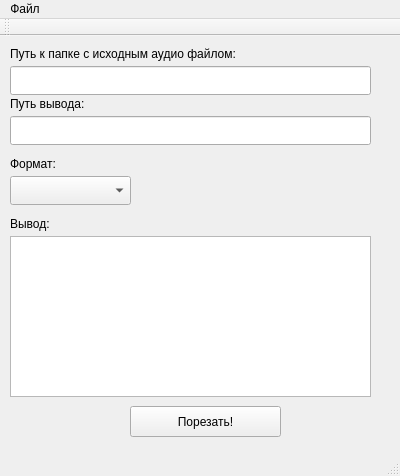
<?xml version="1.0" encoding="UTF-8"?>
<ui version="4.0">
 <class>MainWindow</class>
 <widget class="QMainWindow" name="MainWindow">
  <property name="geometry">
   <rect>
    <x>0</x>
    <y>0</y>
    <width>400</width>
    <height>476</height>
   </rect>
  </property>
  <property name="windowTitle">
   <string>AudioCut</string>
  </property>
  <widget class="QWidget" name="centralWidget">
   <widget class="QLineEdit" name="lineEdit">
    <property name="geometry">
     <rect>
      <x>10</x>
      <y>30</y>
      <width>361</width>
      <height>29</height>
     </rect>
    </property>
    <property name="text">
     <string/>
    </property>
   </widget>
   <widget class="QLineEdit" name="lineEdit_2">
    <property name="geometry">
     <rect>
      <x>10</x>
      <y>80</y>
      <width>361</width>
      <height>29</height>
     </rect>
    </property>
    <property name="text">
     <string/>
    </property>
   </widget>
   <widget class="QPushButton" name="pushButton">
    <property name="geometry">
     <rect>
      <x>130</x>
      <y>370</y>
      <width>151</width>
      <height>31</height>
     </rect>
    </property>
    <property name="text">
     <string>Порезать!</string>
    </property>
   </widget>
   <widget class="QLabel" name="label">
    <property name="geometry">
     <rect>
      <x>10</x>
      <y>10</y>
      <width>301</width>
      <height>16</height>
     </rect>
    </property>
    <property name="text">
     <string>Путь к папке с исходным аудио файлом:</string>
    </property>
   </widget>
   <widget class="QLabel" name="label_2">
    <property name="geometry">
     <rect>
      <x>10</x>
      <y>60</y>
      <width>291</width>
      <height>16</height>
     </rect>
    </property>
    <property name="text">
     <string>Путь вывода:</string>
    </property>
   </widget>
   <widget class="QTextEdit" name="textEdit">
    <property name="geometry">
     <rect>
      <x>10</x>
      <y>200</y>
      <width>361</width>
      <height>161</height>
     </rect>
    </property>
   </widget>
   <widget class="QLabel" name="label_3">
    <property name="geometry">
     <rect>
      <x>10</x>
      <y>180</y>
      <width>211</width>
      <height>16</height>
     </rect>
    </property>
    <property name="text">
     <string>Вывод:</string>
    </property>
   </widget>
   <widget class="QComboBox" name="comboBox">
    <property name="geometry">
     <rect>
      <x>10</x>
      <y>140</y>
      <width>121</width>
      <height>29</height>
     </rect>
    </property>
   </widget>
   <widget class="QLabel" name="label_4">
    <property name="geometry">
     <rect>
      <x>10</x>
      <y>120</y>
      <width>121</width>
      <height>16</height>
     </rect>
    </property>
    <property name="text">
     <string>Формат:</string>
    </property>
   </widget>
  </widget>
  <widget class="QMenuBar" name="menuBar">
   <property name="geometry">
    <rect>
     <x>0</x>
     <y>0</y>
     <width>400</width>
     <height>27</height>
    </rect>
   </property>
   <widget class="QMenu" name="menu">
    <property name="title">
     <string>Файл</string>
    </property>
    <addaction name="action"/>
    <addaction name="action_2"/>
    <addaction name="action_3"/>
   </widget>
   <addaction name="menu"/>
  </widget>
  <widget class="QToolBar" name="mainToolBar">
   <attribute name="toolBarArea">
    <enum>TopToolBarArea</enum>
   </attribute>
   <attribute name="toolBarBreak">
    <bool>false</bool>
   </attribute>
  </widget>
  <widget class="QStatusBar" name="statusBar"/>
  <action name="action">
   <property name="text">
    <string>Что крошить</string>
   </property>
  </action>
  <action name="action_2">
   <property name="text">
    <string>Куда крошить</string>
   </property>
  </action>
  <action name="action_3">
   <property name="text">
    <string>Выход</string>
   </property>
  </action>
 </widget>
 <layoutdefault spacing="6" margin="11"/>
 <resources/>
 <connections/>
</ui>
